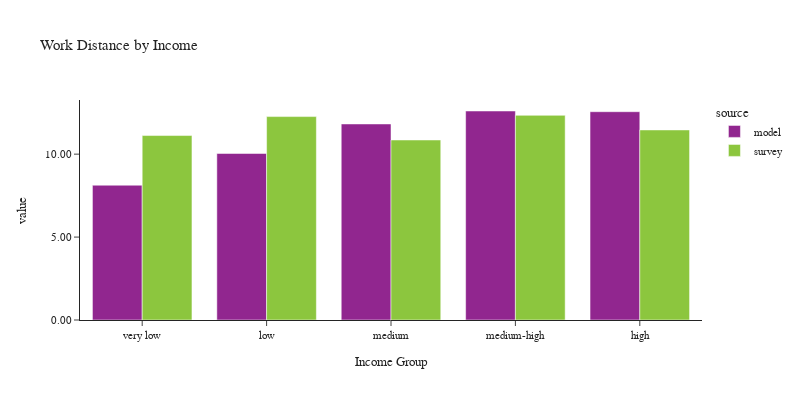

Here is the notebook cell this chart was saved with:
### Code cell
plot_work_location(df_workers, 'hhincome_group', 'Income', 'Income Group')

### Figure 1 — Plotly figure (JSON) as saved in the notebook; plotly's stock layout.template omitted (floating-point values rounded to 4 significant figures)
{"data": [{"alignmentgroup": "True", "customdata": [[8159], [16096], [47453], [66169], [79046]], "hovertemplate": "source=model<br>hhincome_group=%{x}<br>value=%{y}<br>sample count=%{customdata[0]}<extra></extra>", "legendgroup": "model", "marker": {"color": "#91268F", "pattern": {"shape": ""}}, "name": "model", "offsetgroup": "model", "orientation": "v", "showlegend": true, "textposition": "auto", "type": "bar", "x": ["very low", "low", "medium", "medium-high", "high"], "xaxis": "x", "y": [8.127, 10.04, 11.82, 12.6, 12.56], "yaxis": "y"}, {"alignmentgroup": "True", "customdata": [[433], [158], [560], [861], [593]], "hovertemplate": "source=survey<br>hhincome_group=%{x}<br>value=%{y}<br>sample count=%{customdata[0]}<extra></extra>", "legendgroup": "survey", "marker": {"color": "#8CC63E", "pattern": {"shape": ""}}, "name": "survey", "offsetgroup": "survey", "orientation": "v", "showlegend": true, "textposition": "auto", "type": "bar", "x": ["very low", "low", "medium", "medium-high", "high"], "xaxis": "x", "y": [11.12, 12.27, 10.85, 12.34, 11.46], "yaxis": "y"}], "layout": {"barmode": "group", "font": {"size": 11}, "height": 400, "legend": {"title": {"text": "source"}, "tracegroupgap": 0}, "title": {"text": "Work Distance by Income"}, "width": 800, "xaxis": {"anchor": "y", "domain": [0.0, 1.0], "title": {"text": "Income Group"}}, "yaxis": {"anchor": "x", "domain": [0.0, 1.0], "tickformat": ".2f", "title": {"text": "value"}}}}
